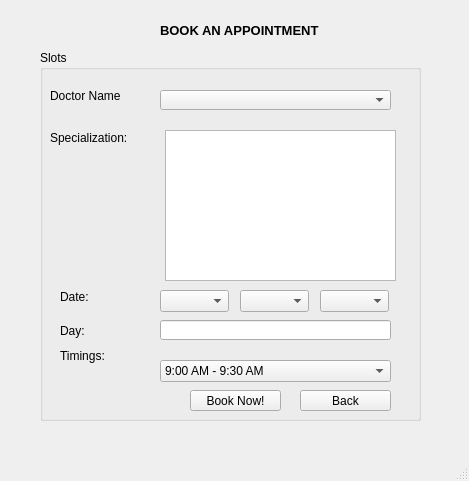
<?xml version="1.0" encoding="UTF-8"?>
<ui version="4.0">
 <class>MainWindow</class>
 <widget class="QMainWindow" name="MainWindow">
  <property name="geometry">
   <rect>
    <x>0</x>
    <y>0</y>
    <width>469</width>
    <height>481</height>
   </rect>
  </property>
  <property name="windowTitle">
   <string>MainWindow</string>
  </property>
  <widget class="QWidget" name="centralwidget">
   <widget class="QLabel" name="label">
    <property name="geometry">
     <rect>
      <x>160</x>
      <y>10</y>
      <width>181</width>
      <height>41</height>
     </rect>
    </property>
    <property name="font">
     <font>
      <family>Arial</family>
      <pointsize>10</pointsize>
      <weight>75</weight>
      <bold>true</bold>
     </font>
    </property>
    <property name="text">
     <string>BOOK AN APPOINTMENT </string>
    </property>
   </widget>
   <widget class="QGroupBox" name="groupBox">
    <property name="geometry">
     <rect>
      <x>40</x>
      <y>50</y>
      <width>381</width>
      <height>371</height>
     </rect>
    </property>
    <property name="title">
     <string>Slots</string>
    </property>
    <widget class="QLabel" name="label_2">
     <property name="geometry">
      <rect>
       <x>10</x>
       <y>30</y>
       <width>71</width>
       <height>31</height>
      </rect>
     </property>
     <property name="text">
      <string>Doctor Name:</string>
     </property>
    </widget>
    <widget class="QComboBox" name="comboBox">
     <property name="geometry">
      <rect>
       <x>120</x>
       <y>40</y>
       <width>231</width>
       <height>20</height>
      </rect>
     </property>
    </widget>
    <widget class="QLabel" name="label_3">
     <property name="geometry">
      <rect>
       <x>20</x>
       <y>270</y>
       <width>51</width>
       <height>21</height>
      </rect>
     </property>
     <property name="text">
      <string>Day:</string>
     </property>
    </widget>
    <widget class="QLabel" name="label_4">
     <property name="geometry">
      <rect>
       <x>20</x>
       <y>290</y>
       <width>51</width>
       <height>31</height>
      </rect>
     </property>
     <property name="text">
      <string>Timings:</string>
     </property>
    </widget>
    <widget class="QComboBox" name="comboBox_3">
     <property name="geometry">
      <rect>
       <x>120</x>
       <y>310</y>
       <width>231</width>
       <height>22</height>
      </rect>
     </property>
     <item>
      <property name="text">
       <string>9:00 AM - 9:30 AM</string>
      </property>
     </item>
     <item>
      <property name="text">
       <string>10:00 AM - 10:30 AM </string>
      </property>
     </item>
     <item>
      <property name="text">
       <string>1:00 PM - 1:30PM</string>
      </property>
     </item>
    </widget>
    <widget class="QPushButton" name="booking_done">
     <property name="geometry">
      <rect>
       <x>150</x>
       <y>340</y>
       <width>91</width>
       <height>21</height>
      </rect>
     </property>
     <property name="text">
      <string>Book Now!</string>
     </property>
    </widget>
    <widget class="QPushButton" name="back_to_booking">
     <property name="geometry">
      <rect>
       <x>260</x>
       <y>340</y>
       <width>91</width>
       <height>21</height>
      </rect>
     </property>
     <property name="text">
      <string>Back</string>
     </property>
    </widget>
    <widget class="QLabel" name="label_5">
     <property name="geometry">
      <rect>
       <x>10</x>
       <y>80</y>
       <width>81</width>
       <height>16</height>
      </rect>
     </property>
     <property name="text">
      <string>Specialization:</string>
     </property>
    </widget>
    <widget class="QListWidget" name="listWidget">
     <property name="geometry">
      <rect>
       <x>125</x>
       <y>80</y>
       <width>231</width>
       <height>151</height>
      </rect>
     </property>
    </widget>
    <widget class="QLineEdit" name="lineEdit">
     <property name="geometry">
      <rect>
       <x>120</x>
       <y>270</y>
       <width>231</width>
       <height>20</height>
      </rect>
     </property>
    </widget>
    <widget class="QLabel" name="label_6">
     <property name="geometry">
      <rect>
       <x>20</x>
       <y>240</y>
       <width>47</width>
       <height>13</height>
      </rect>
     </property>
     <property name="text">
      <string>Date:</string>
     </property>
    </widget>
    <widget class="QComboBox" name="comboBox_2">
     <property name="geometry">
      <rect>
       <x>120</x>
       <y>240</y>
       <width>69</width>
       <height>22</height>
      </rect>
     </property>
    </widget>
    <widget class="QComboBox" name="comboBox_4">
     <property name="geometry">
      <rect>
       <x>200</x>
       <y>240</y>
       <width>69</width>
       <height>22</height>
      </rect>
     </property>
    </widget>
    <widget class="QComboBox" name="comboBox_5">
     <property name="geometry">
      <rect>
       <x>280</x>
       <y>240</y>
       <width>69</width>
       <height>22</height>
      </rect>
     </property>
    </widget>
   </widget>
  </widget>
  <widget class="QMenuBar" name="menubar">
   <property name="geometry">
    <rect>
     <x>0</x>
     <y>0</y>
     <width>469</width>
     <height>21</height>
    </rect>
   </property>
  </widget>
  <widget class="QStatusBar" name="statusbar"/>
 </widget>
 <resources/>
 <connections/>
</ui>
